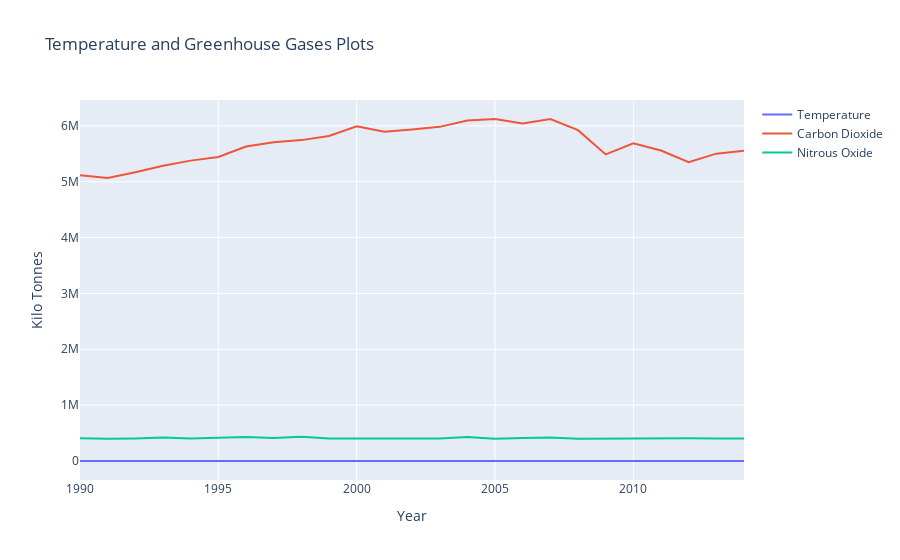

The code cell stored with this chart in its notebook:
### Code cell
# Plotting values for Greenhouse Gases along with Temperature (NOT NORMALISED)

trace0 = go.Scatter(
    x = part3.index,
    y = part3['temp'],
    mode = 'lines',
    name = 'Temperature'
)

trace1 = go.Scatter(
    x = part3.index,
    y = part3['co2'],
    mode = 'lines',
    name = 'Carbon Dioxide'
)

trace2 = go.Scatter(
    x = part3.index,
    y = part3['n2o'],
    mode = 'lines',
    name = 'Nitrous Oxide'
)



layout = go.Layout(
    title='Temperature and Greenhouse Gases Plots',
    xaxis=dict(
        title='Year',
    ),
    yaxis=dict(
        title='Kilo Tonnes',
    )
)

data = [trace0,trace1,trace2]
fig = go.Figure(data=data, layout=layout)
iplot(fig)

### Figure 1 — Plotly figure (JSON) as saved in the notebook; plotly's stock layout.template omitted (floating-point values rounded to 4 significant figures)
{"data": [{"mode": "lines", "name": "Temperature", "type": "scatter", "x": [1990, 1991, 1992, 1993, 1994, 1995, 1996, 1997, 1998, 1999, 2000, 2001, 2002, 2003, 2004, 2005, 2006, 2007, 2008, 2009, 2010, 2011, 2012, 2013, 2014], "y": [9.661, 11.32, 11.36, 9.573, 10.04, 9.995, 10.24, 9.807, 10.0, 11.82, 11.16, 9.969, 10.93, 11.25, 9.836, 10.39, 10.68, 11.52, 10.63, 10.64, 10.14, 11.36, 11.27, 11.97, 12.16]}, {"mode": "lines", "name": "Carbon Dioxide", "type": "scatter", "x": [1990, 1991, 1992, 1993, 1994, 1995, 1996, 1997, 1998, 1999, 2000, 2001, 2002, 2003, 2004, 2005, 2006, 2007, 2008, 2009, 2010, 2011, 2012, 2013, 2014], "y": [5115000.0, 5065000.0, 5170000.0, 5285000.0, 5377000.0, 5442000.0, 5630000.0, 5705000.0, 5745000.0, 5819000.0, 5992000.0, 5894000.0, 5936000.0, 5982000.0, 6097000.0, 6123000.0, 6042000.0, 6122000.0, 5923000.0, 5488000.0, 5689000.0, 5560000.0, 5349000.0, 5503000.0, 5556000.0]}, {"mode": "lines", "name": "Nitrous Oxide", "type": "scatter", "x": [1990, 1991, 1992, 1993, 1994, 1995, 1996, 1997, 1998, 1999, 2000, 2001, 2002, 2003, 2004, 2005, 2006, 2007, 2008, 2009, 2010, 2011, 2012, 2013, 2014], "y": [406200.0, 396100.0, 404100.0, 420500.0, 402500.0, 420600.0, 428900.0, 412300.0, 433900.0, 401100.0, 401400.0, 399300.0, 400900.0, 401800.0, 428600.0, 397600.0, 410100.0, 419000.0, 396800.0, 399500.0, 410300.0, 416500.0, 409300.0, 403300.0, 403500.0]}], "layout": {"title": {"text": "Temperature and Greenhouse Gases Plots"}, "xaxis": {"title": {"text": "Year"}}, "yaxis": {"title": {"text": "Kilo Tonnes"}}}}
